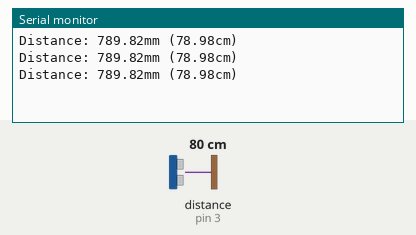
A sketch run on a simulated Arduino Uno, built with avr-gcc and run on an emulated ATmega328P. On the bench: the last lines printed to the serial monitor. Wiring (inferred from the names in the program): ultrasonic range finder: trigger pin 4; echo pin 3. The inputs (shaded band) are chosen by the test bench; at power-on: distance to the obstacle (sensor on pin 3) 80 cm. The echo pulse lasts 58.3 µs per cm.

Above: at 1.3 s.
1.4 s: distance to the obstacle (sensor on pin 3) set to 2 cm
At 1.9 s:
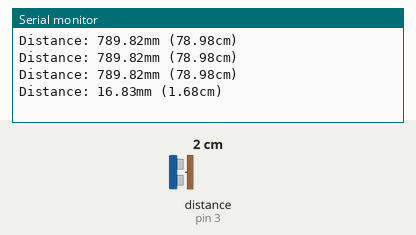
2.9 s: distance to the obstacle (sensor on pin 3) set to 4 cm
At 3.4 s:
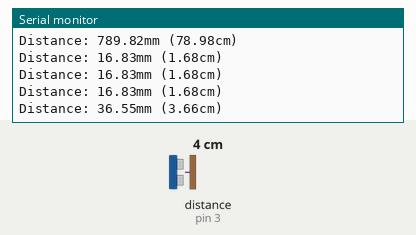
Timing chart, 0 to 5.9 s (numbered marks = the images above; inputs shaded):
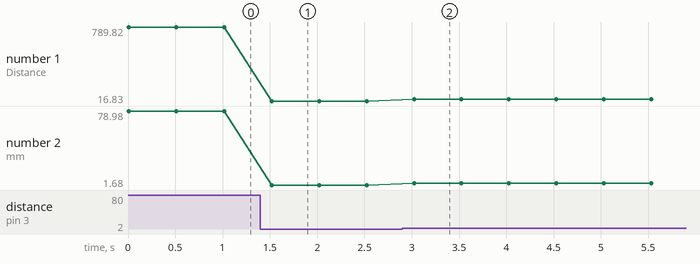

The sketch:

arduino_ultrason.ino
```cpp
/* Constantes pour les broches */
const byte TRIGGER_PIN = 4; // Broche TRIGGER
const byte ECHO_PIN = 3;    // Broche ECHO

/* Constantes pour le timeout */
const unsigned long TIMEOUT_MESURE = 6000; // 0.6ms = ~2*100mm à 340m/s

/* Vitesse du son dans l'air en mm/us pour avoir un résultat en millimètre*/
const float vitesse_son = 0.340;

/* Autres varialbes utilisées*/
long mesure = 0;
float distance_mm = 0.0;


void setup() {

  /* Initialise le port série */
  Serial.begin(9600);

  /* Initialise les broches */
  pinMode(TRIGGER_PIN, OUTPUT);
  digitalWrite(TRIGGER_PIN, LOW); // La broche TRIGGER doit être à LOW au repos
  pinMode(ECHO_PIN, INPUT);
}


void loop() {

  /* 1. Lance une mesure de distance en envoyant une impulsion HIGH de 10µs sur la broche TRIGGER */
  digitalWrite(TRIGGER_PIN, HIGH);
  delayMicroseconds(10);
  digitalWrite(TRIGGER_PIN, LOW);

  /* 2. Mesure le temps entre l'envoi de l'impulsion ultrasonique et son écho (si il existe) */
  mesure = pulseIn(ECHO_PIN, HIGH, TIMEOUT_MESURE);

  /* 3. Calcul la distance à partir du temps mesuré */
  distance_mm = mesure / 2.0 * vitesse_son;


  /*Renvoi de la distance de l'obstacle en mm et en cm*/
    Serial.print("Distance: ");
    Serial.print(distance_mm);
    Serial.print("mm (");
    Serial.print(distance_mm / 10.0, 2);
    Serial.println("cm)");


  /* Délai d'attente pour éviter d'afficher trop de résultats à la seconde */
  delay(500);
}
```

Measured:
- after the input at 1.4 s, the serial monitor: prints a new line after 0.12 s (image 1)
- after the input at 2.9 s, the serial monitor: prints a new line after 0.12 s (image 2)
- plotted number 1: 789.82 → 16.83 after the input at 1.4 s, 16.83 → 36.55 after the input at 2.9 s
- plotted number 2: 78.98 → 1.68 after the input at 1.4 s, 1.68 → 3.66 after the input at 2.9 s
